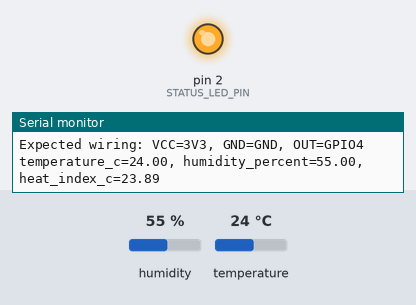
Recording of a sketch running on a simulated Arduino Uno, built with avr-gcc and run on an emulated ATmega328P. Parts: output pins drawn as LEDs (lit = HIGH), the last lines printed to the serial monitor. Inputs (shaded band) come from the test bench; at power-on: humidity 55 %, temperature 24 °C.

Above: at 2.5 s.
At 4.5 s:
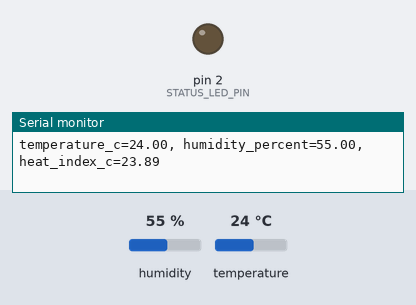
Timing chart, 0 to 6.7 s (numbered marks = the images above):
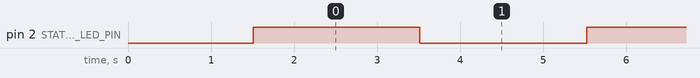

Measured:
- by itself, pin 2 (STATUS_LED_PIN): alternates HIGH for 2.0 s and LOW for 2.0 s

The sketch:

dht22_test.ino
```cpp
#include <Arduino.h>
#include <DHT.h>

constexpr uint8_t DHT_PIN = 4;
constexpr uint8_t DHT_TYPE = DHT22;
constexpr uint8_t STATUS_LED_PIN = 2;

DHT dht(DHT_PIN, DHT_TYPE);

void setup() {
  Serial.begin(115200);
  delay(1500);

  pinMode(STATUS_LED_PIN, OUTPUT);
  dht.begin();

  Serial.println();
  Serial.println("T series DHT22 test");
  Serial.println("Expected wiring: VCC=3V3, GND=GND, OUT=GPIO4");
}

void loop() {
  float humidity = dht.readHumidity();
  float temperature = dht.readTemperature();

  if (isnan(humidity) || isnan(temperature)) {
    Serial.println("DHT22 read failed. Check VCC/GND/OUT wiring and GPIO pin.");
    digitalWrite(STATUS_LED_PIN, LOW);
  } else {
    float heatIndex = dht.computeHeatIndex(temperature, humidity, false);

    Serial.print("temperature_c=");
    Serial.print(temperature, 2);
    Serial.print(", humidity_percent=");
    Serial.print(humidity, 2);
    Serial.print(", heat_index_c=");
    Serial.println(heatIndex, 2);

    digitalWrite(STATUS_LED_PIN, !digitalRead(STATUS_LED_PIN));
  }

  delay(2000);
}
```
